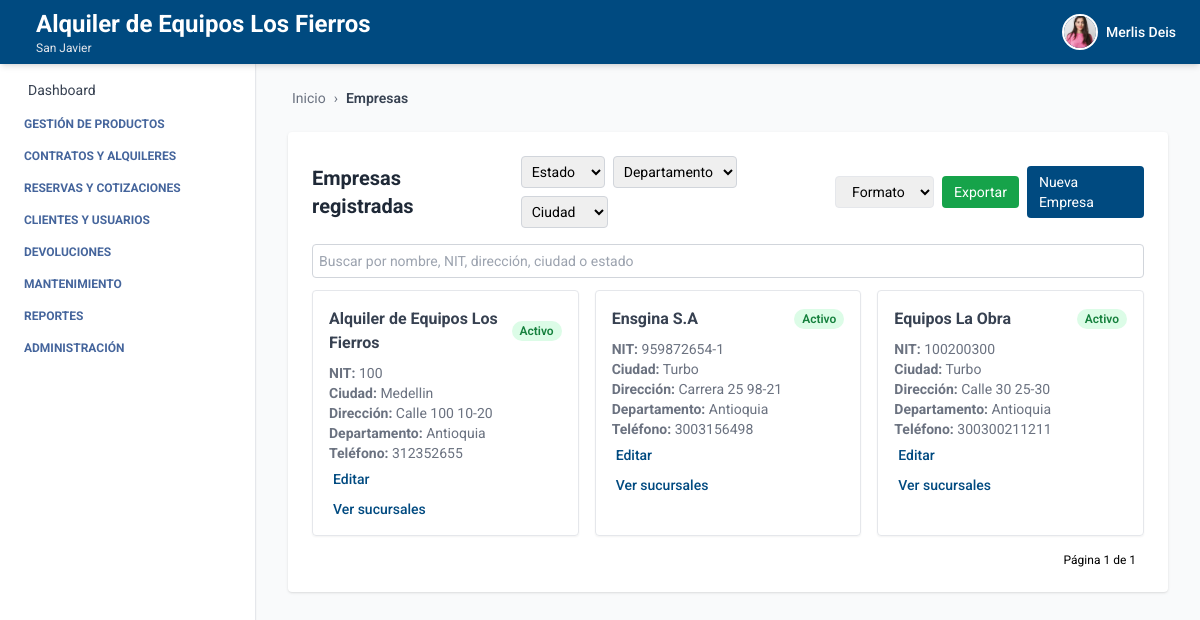
/empresa/empresas/ (signed in), run on the app's committed database.
### autenticacion/models.py (models this page shows, shortened)
class Usuario(AbstractUser):
    telefono = models.CharField(max_length=20, blank=True, null=True)
    empresa = models.ForeignKey(Empresa, on_delete=models.SET_NULL, null=True, blank=True)
    sucursal = models.ForeignKey(Sucursal, on_delete=models.SET_NULL, null=True, blank=True)
    ESTADOS = [
        ("activo", "Activo"),
        ("inactivo", "Inactivo"),
    ]
    estado = models.CharField(max_length=10, choices=ESTADOS, default="activo")
    foto_perfil = models.ImageField(upload_to='usuarios/img/', blank=True, null=True)
    groups = models.ManyToManyField(
        Group,
        related_name='usuarios',  # Evita conflicto con 'user_set'
        blank=True,
        help_text='The groups this user belongs to.',
        verbose_name='groups'
    )
    user_permissions = models.ManyToManyField(
        Permission,
        related_name='usuarios',  # Evita conflicto con 'user_set'
        blank=True,
        help_text='Specific permissions for this user.',
        verbose_name='user permissions'
    )

### empresa/models.py (models this page shows, shortened)
class Empresa(models.Model):
    ESTADOS = [
        ("activo", "Activo"),
        ("inactivo", "Inactivo"),
    ]
    nombre = models.CharField(max_length=100)
    nit = models.CharField(max_length=50, unique=True)
    ciudad = models.CharField(max_length=100, blank=True, null=True)
    direccion = models.CharField(max_length=255, blank=True, null=True)
    departamento = models.CharField(max_length=100, blank=True, null=True)
    telefono = models.CharField(max_length=20, blank=True, null=True)
    estado = models.CharField(max_length=20, choices=ESTADOS, default="activo")
    logo = models.ImageField(upload_to='empresas/img/', blank=True, null=True)

class Sucursal(models.Model):
    ESTADOS = [
        ("activo", "Activo"),
        ("inactivo", "Inactivo"),
    ]
    empresa = models.ForeignKey(Empresa, related_name='sucursales', on_delete=models.CASCADE)
    nombre = models.CharField(max_length=100)
    ciudad = models.CharField(max_length=100)
    direccion = models.CharField(max_length=255)
    departamento = models.CharField(max_length=100, blank=True, null=True)
    telefono = models.CharField(max_length=20, blank=True, null=True)
    estado = models.CharField(max_length=20, choices=ESTADOS, default="activo")

### empresa/views.py (the view, shortened to what this page needs)
# urls.py: path('empresas/', EmpresaListView.as_view(), name='empresa_list'),
class EmpresaListView(LoginRequiredMixin, BreadcrumbMixin, ListView):
    model = Empresa
    template_name = "empresa_list.html"
    ordering = ['nombre']
    paginate_by = 10
    breadcrumb_items = [ ("Empresas", None), ]
    def get_queryset(self):
        queryset = super().get_queryset()
        query = self.request.GET.get("q")
        estado = self.request.GET.get("estado")
        departamento = self.request.GET.get("departamento")
        ciudad = self.request.GET.get("ciudad")
        if estado:
            queryset = queryset.filter(estado=estado)
        if departamento:
            queryset = queryset.filter(departamento__icontains=departamento)
        if ciudad:
            queryset = queryset.filter(ciudad__icontains=ciudad)
        return queryset
    def get_context_data(self, **kwargs):
        context = super().get_context_data(**kwargs)
        context["estados"] = Empresa.ESTADOS
        context["ciudades"] = Empresa.objects.values_list("ciudad", flat=True).distinct().order_by("ciudad")
        context["departamentos"] = Empresa.objects.values_list("departamento", flat=True).distinct().order_by("departamento")
        return context

### core/views.py (called while the page is built)
    def get_context_data(self, **kwargs):
        context = super().get_context_data(**kwargs)
        context["home"] = self.home_url
        context["breadcrumb_items"] = self.breadcrumb_items
        return context

### empresa/templates/empresa_list.html (shortened to what this page needs)
{% extends 'index.html' %}
{% block breadcrumb %}
  {% include 'breadcrumb.html' with home='/' breadcrumbs=breadcrumb_items %}
{% endblock %}
{% block content %}
  <div class="max-w-5xl mx-auto mt-6 bg-white p-6 rounded shadow">
    <div class="flex flex-col md:flex-row md:justify-between md:items-center mb-4 gap-4">
      <h2 class="text-xl font-bold text-gray-800">Empresas registradas</h2>
      <div class="flex flex-col sm:flex-row gap-2 items-center">
        <form id="filtersForm" class="flex flex-wrap gap-2">
          <select name="estado" onchange="document.getElementById('filtersForm').submit()" class="text-sm p-1.5 border border-gray-300 rounded">
            <option value="">Estado</option>
          </select>
          <select name="departamento" onchange="document.getElementById('filtersForm').submit()" class="text-sm p-1.5 border border-gray-300 rounded">
            <option value="">Departamento</option>
          </select>
          <select name="ciudad" onchange="document.getElementById('filtersForm').submit()" class="text-sm p-1.5 border border-gray-300 rounded">
            <option value="">Ciudad</option>
          </select>
        </form>
        <div class="flex gap-2 items-center">
          <select id="tipo-exportacion" class="px-3 py-1.5 text-sm border rounded">
            <option value="" disabled selected>Formato</option>
          </select>
          <button onclick="confirmarExportacion()" class="bg-green-600 text-white px-3 py-1.5 text-sm rounded hover:bg-green-700 transition">
            Exportar
          </button>
          <a href="{% url 'crear_empresa' %}" class="bg-[var(--primary-color)] text-white px-3 py-1.5 text-sm rounded hover:bg-blue-700 transition">
            Nueva Empresa
          </a>
        </div>
      </div>
    </div>
    <form method="get" class="mb-3">
      <input type="text" name="q" placeholder="Buscar por nombre, NIT, dirección, ciudad o estado" value="{{ request.GET.q }}" class="w-full text-sm p-1.5 border border-gray-300 rounded focus:outline-none focus:ring-2 focus:ring-[var(--primary-color)]" />
    </form>
    {% if object_list %}
      <div class="grid grid-cols-1 md:grid-cols-2 lg:grid-cols-3 gap-4">
        {% for empresa in object_list %}
          <div class="border rounded shadow-sm p-4 hover:shadow-lg transition">
            <div class="mb-2 flex justify-between items-center">
              <h3 class="font-bold text-gray-700">{{ empresa.nombre }}</h3>
              <span class="text-xs font-semibold px-2 py-0.5 rounded-full
          {% if empresa.estado == 'activo' %}
            bg-green-100 text-green-700
                {% else %}
            bg-red-100 text-red-700
                {% endif %}
        ">
                {{ empresa.get_estado_display }}
              </span>
            </div>
            <p class="text-sm text-gray-500">
              <strong>NIT:</strong> {{ empresa.nit }}
            </p>
            <p class="text-sm text-gray-500">
              <strong>Ciudad:</strong> {{ empresa.ciudad }}
            </p>
            <p class="text-sm text-gray-500">
              <strong>Dirección:</strong> {{ empresa.direccion }}
            </p>
            <p class="text-sm text-gray-500"><strong>Departamento:</strong> {{ empresa.departamento }}</p>
            <p class="text-sm text-gray-500">
              <strong>Teléfono:</strong> {{ empresa.telefono }}
            </p>
            <div class="mt-1">
              <a href="{% url 'editar_empresa' empresa.id %}" class="text-sm font-medium text-[var(--primary-color)] hover:underline">Editar</a>
            </div>
            <div class="flex flex-col gap-1 mt-2">
              <a href="{% url 'sucursales_por_empresa' empresa.id %}" class="text-sm font-medium text-[var(--primary-color)] hover:underline">
                Ver sucursales
              </a>
            </div>
          </div>
        {% endfor %}
      </div>
    {% else %}
      <p class="text-gray-600">No hay empresas registradas.</p>
    {% endif %}
    <div class="mt-4 flex justify-end text-xs">
      <span class="mx-2">Página {{ page_obj.number }} de {{ page_obj.paginator.num_pages }}</span>
    </div>
  </div>
{% endblock %}

### core/templates/header.html (shortened to what this page needs)
<header class="bg-[var(--primary-color)] shadow-md w-full h-16 flex items-center px-6 justify-between fixed top-0 left-0 z-10">
  <h1 class="text-white flex items-center gap-3 leading-tight">
    <div class="leading-tight">
  {% if request.user.is_authenticated %}
    {% if request.user.empresa %}
      <span class="text-xl sm:text-2xl font-bold block">
        {{ request.user.empresa.nombre }}
      </span>
    {% endif %}
    {% if request.user.sucursal %}
      <span class="text-xs text-gray-200 block">
        {{ request.user.sucursal.nombre }}
      </span>
    {% endif %}
  {% else %}
    <span class="text-xl text-gray-200 block">Gestión inteligente de Equipos</span>
  {% endif %}
</div>
  </h1>
  {% if request.user.is_authenticated %}
  <div x-data="{ open: false }" class="relative flex items-center space-x-3 cursor-pointer" @click.away="open = false">
    <button @click="open = !open" class="flex items-center space-x-2 focus:outline-none">
      {% if request.user.foto_perfil %}
        <img src="{{ request.user.foto_perfil.url }}" alt="Perfil" class="w-9 h-9 rounded-full object-cover border-2 border-white" />
      {% else %}
        <div class="w-9 h-9 rounded-full bg-white text-[var(--primary-color)] flex items-center justify-center font-bold text-sm">
          {{ request.user.first_name|first }}{{ request.user.last_name|first }}
        </div>
      {% endif %}
      <span class="text-white hidden sm:block text-sm font-medium">{{ request.user.first_name }}</span>
    </button>
  </div>
  {% endif %}
</header>

### core/templates/index.html (style rules this page uses)
:root { --primary-color: #004a80; --text-aside-color: rgb(69, 101, 156); }
body { font-family: 'Roboto', sans-serif; }

### data on the page
Usuario: user.empresa.nombre "Alquiler de Equipos Los Fierros", user.sucursal.nombre "San Javier", user.foto_perfil (picture), user.first_name "Merlis Deis"
Empresa: nombre "Alquiler de Equipos Los Fierros", estado "Activo", nit "100", ciudad "Medellin", direccion "Calle 100 10-20", departamento "Antioquia", telefono "312352655"
Empresa: nombre "Ensgina S.A", estado "Activo", nit "959872654-1", ciudad "Turbo", direccion "Carrera 25 98-21", departamento "Antioquia", telefono "3003156498"
Empresa: nombre "Equipos La Obra", estado "Activo", nit "100200300", ciudad "Turbo", direccion "Calle 30 25-30", departamento "Antioquia", telefono "300300211211"

### other printed values
{{ label }} "Empresas"
{{ page_obj.number }} "1"
{{ page_obj.paginator.num_pages }} "1"
